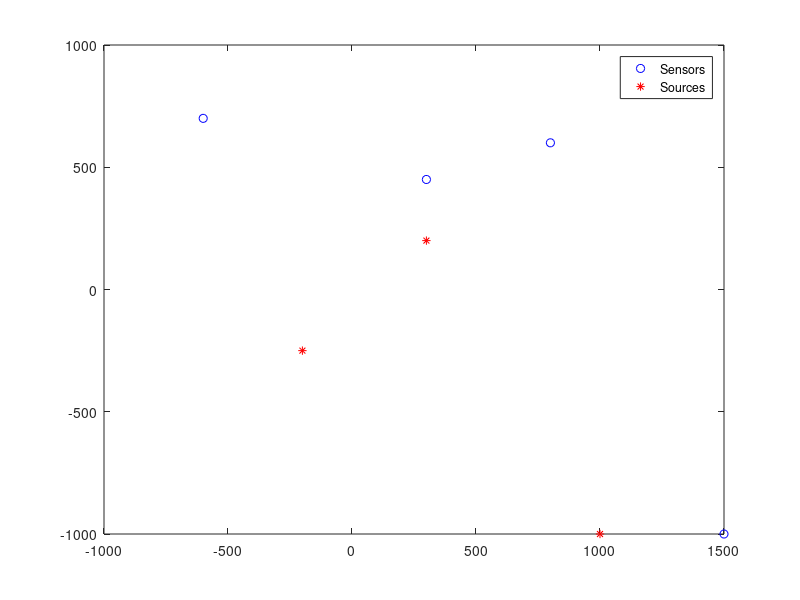

Write the MATLAB code that produced this figure.
%Attack example 1 
s = [40,40,-40,-40,40,0,-40,0,10;40,-40,40,-40,0,40,0,-40,5];
xTrue = [10,20,0;-10,0,-10];
%Attack example 2 
s = [40,40,-40,-40,40,0,-40,0;40,-40,40,-40,0,40,0,-40];
xTrue = [10,-20,30;-100,-25,20];
%Attack example 3 
s = [40,40,-40,-40,40,0,-40,0;40,-40,40,-40,0,40,0,-40];
xTrue = [10,-20,30;-10,-25,20];
%Attack example 4 
s = [800,300,1500,-600;600,450,-1000,700];
xTrue = [1000,-200,300;-1000,-250,200];
plot(s(1,:), s(2,:),'bo', xTrue(1,:), xTrue(2,:), 'r*');
legend({'Sensors', 'Sources'});